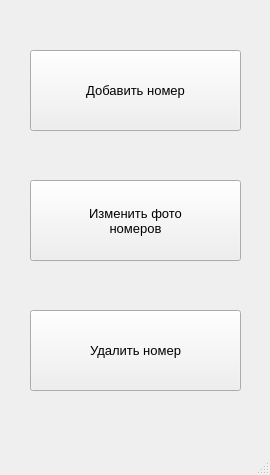
<?xml version="1.0" encoding="UTF-8"?>
<ui version="4.0">
 <class>MainWindow</class>
 <widget class="QMainWindow" name="MainWindow">
  <property name="geometry">
   <rect>
    <x>0</x>
    <y>0</y>
    <width>270</width>
    <height>475</height>
   </rect>
  </property>
  <property name="windowTitle">
   <string>MainWindow</string>
  </property>
  <widget class="QWidget" name="centralwidget">
   <widget class="QPushButton" name="AddRoom">
    <property name="geometry">
     <rect>
      <x>30</x>
      <y>50</y>
      <width>211</width>
      <height>81</height>
     </rect>
    </property>
    <property name="font">
     <font>
      <family>Segoe UI</family>
      <pointsize>10</pointsize>
     </font>
    </property>
    <property name="text">
     <string>Добавить номер</string>
    </property>
    <property name="icon">
     <iconset>
      <normaloff>../images for project/plus_icon.png</normaloff>../images for project/plus_icon.png</iconset>
    </property>
    <property name="iconSize">
     <size>
      <width>40</width>
      <height>40</height>
     </size>
    </property>
   </widget>
   <widget class="QPushButton" name="EditImageRooms">
    <property name="geometry">
     <rect>
      <x>30</x>
      <y>180</y>
      <width>211</width>
      <height>81</height>
     </rect>
    </property>
    <property name="font">
     <font>
      <family>Segoe UI</family>
      <pointsize>10</pointsize>
     </font>
    </property>
    <property name="text">
     <string>Изменить фото
номеров</string>
    </property>
    <property name="icon">
     <iconset>
      <normaloff>../images for project/icon_edit.png</normaloff>../images for project/icon_edit.png</iconset>
    </property>
    <property name="iconSize">
     <size>
      <width>40</width>
      <height>40</height>
     </size>
    </property>
   </widget>
   <widget class="QPushButton" name="DeletingRoom">
    <property name="geometry">
     <rect>
      <x>30</x>
      <y>310</y>
      <width>211</width>
      <height>81</height>
     </rect>
    </property>
    <property name="font">
     <font>
      <family>Segoe UI</family>
      <pointsize>10</pointsize>
     </font>
    </property>
    <property name="text">
     <string>Удалить номер</string>
    </property>
    <property name="icon">
     <iconset>
      <normaloff>../images for project/icon_delete.png</normaloff>../images for project/icon_delete.png</iconset>
    </property>
    <property name="iconSize">
     <size>
      <width>40</width>
      <height>40</height>
     </size>
    </property>
   </widget>
  </widget>
  <widget class="QMenuBar" name="menubar">
   <property name="geometry">
    <rect>
     <x>0</x>
     <y>0</y>
     <width>270</width>
     <height>26</height>
    </rect>
   </property>
  </widget>
  <widget class="QStatusBar" name="statusbar"/>
 </widget>
 <resources/>
 <connections/>
</ui>
